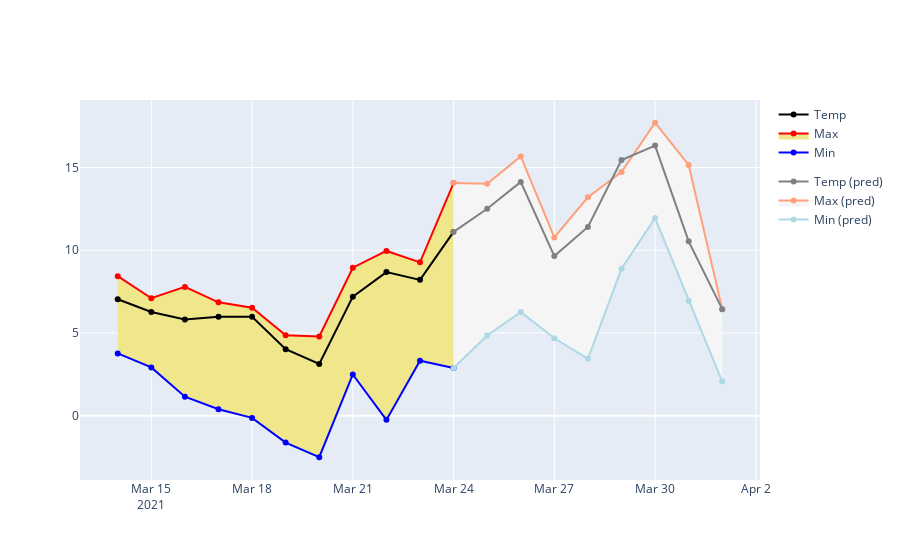

The notebook cell this image was saved under:
### Code cell
# show the graphs

#split the data into observations and predictions
today = date.today()
df1 = df[pd.to_datetime(df['applicable_date']) <= pd.to_datetime(today)]
df2 = df[pd.to_datetime(df['applicable_date']) >= pd.to_datetime(today)]

# the title will be
title = f"{city_data['title']} ({city_data['location_type']}), temperature"

# the observations are represented with darker colours
fig = go.Figure()
fig.add_trace(go.Scatter(x=df1.applicable_date, y=df1.min_temp, 
                         name = 'Min', line = {'color':'blue'},legendgroup=0))
fig.add_trace(go.Scatter(x=df1.applicable_date, y=df1.max_temp, 
                         fill='tonexty', name = 'Max', line = {'color':'red'}, 
                         fillcolor='khaki',legendgroup=0))
fig.add_trace(go.Scatter(x=df1.applicable_date, y=df1.the_temp, 
                         name = 'Temp', line = {'color':'black'},legendgroup=0))

# the predictions are represented with lighter colours
fig.add_trace(go.Scatter(x=df2.applicable_date, y=df2.min_temp, 
                         name = 'Min (pred)', line = {'color':'lightblue'},legendgroup=1))
fig.add_trace(go.Scatter(x=df2.applicable_date, y=df2.max_temp, name = 'Max (pred)', 
                         fill='tonexty', line = {'color':'lightsalmon'}, 
                         fillcolor='whitesmoke',legendgroup=1))
fig.add_trace(go.Scatter(x=df2.applicable_date, y=df2.the_temp, 
                         name = 'Temp (pred)', line = {'color':'gray'},legendgroup=1))
fig.show()

### Figure 1 — Plotly figure (JSON) as saved in the notebook; plotly's stock layout.template omitted (floating-point values rounded to 4 significant figures)
{"data": [{"legendgroup": "0", "line": {"color": "blue"}, "name": "Min", "type": "scatter", "x": ["2021-03-14", "2021-03-15", "2021-03-16", "2021-03-17", "2021-03-18", "2021-03-19", "2021-03-20", "2021-03-21", "2021-03-22", "2021-03-23", "2021-03-24"], "y": [3.765, 2.915, 1.145, 0.39, -0.135, -1.63, -2.515, 2.49, -0.255, 3.325, 2.88]}, {"fill": "tonexty", "fillcolor": "khaki", "legendgroup": "0", "line": {"color": "red"}, "name": "Max", "type": "scatter", "x": ["2021-03-14", "2021-03-15", "2021-03-16", "2021-03-17", "2021-03-18", "2021-03-19", "2021-03-20", "2021-03-21", "2021-03-22", "2021-03-23", "2021-03-24"], "y": [8.435, 7.1, 7.785, 6.85, 6.525, 4.865, 4.79, 8.945, 9.96, 9.27, 14.06]}, {"legendgroup": "0", "line": {"color": "black"}, "name": "Temp", "type": "scatter", "x": ["2021-03-14", "2021-03-15", "2021-03-16", "2021-03-17", "2021-03-18", "2021-03-19", "2021-03-20", "2021-03-21", "2021-03-22", "2021-03-23", "2021-03-24"], "y": [7.04, 6.27, 5.815, 5.985, 5.98, 4.02, 3.125, 7.195, 8.68, 8.21, 11.11]}, {"legendgroup": "1", "line": {"color": "lightblue"}, "name": "Min (pred)", "type": "scatter", "x": ["2021-03-24", "2021-03-25", "2021-03-26", "2021-03-27", "2021-03-28", "2021-03-29", "2021-03-30", "2021-03-31", "2021-04-01"], "y": [2.88, 4.85, 6.27, 4.68, 3.44, 8.88, 11.95, 6.945, 2.06]}, {"fill": "tonexty", "fillcolor": "whitesmoke", "legendgroup": "1", "line": {"color": "lightsalmon"}, "name": "Max (pred)", "type": "scatter", "x": ["2021-03-24", "2021-03-25", "2021-03-26", "2021-03-27", "2021-03-28", "2021-03-29", "2021-03-30", "2021-03-31", "2021-04-01"], "y": [14.06, 14.02, 15.67, 10.77, 13.21, 14.73, 17.71, 15.16, 6.44]}, {"legendgroup": "1", "line": {"color": "gray"}, "name": "Temp (pred)", "type": "scatter", "x": ["2021-03-24", "2021-03-25", "2021-03-26", "2021-03-27", "2021-03-28", "2021-03-29", "2021-03-30", "2021-03-31", "2021-04-01"], "y": [11.11, 12.51, 14.14, 9.65, 11.41, 15.46, 16.33, 10.54, 6.44]}], "layout": {}}
